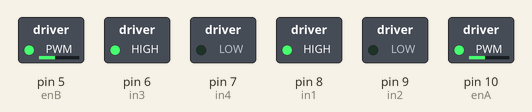
Simulated run of this sketch. Board: Arduino Uno, built with avr-gcc and run on an emulated ATmega328P. Parts: switched loads named in the sketch (green lamp = pin HIGH). What the sketch prints to the serial monitor is not drawn.

Above: at 0.1 s.
Timing chart, 0 to 1.6 s (numbered marks = the images above):
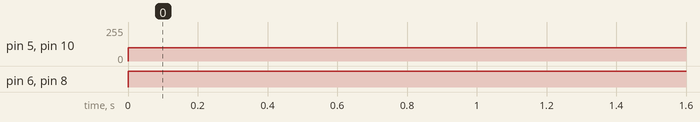

Measured:
- by itself, pin 5 (enB), pin 10 (enA): 0/255 → 100/255 at 0.00 s
- by itself, pin 6 (in3), pin 8 (in1): LOW → HIGH at 0.00 s

The sketch:

car.ino
```cpp
int enA = 10;
int in2 = 9;
int in1 = 8;

int enB = 5;
int in3 = 6;
int in4 = 7;
void setup()
{
Serial.begin(9600);
// set all the motor control pins to outputs
pinMode(enA, OUTPUT);
pinMode(in1, OUTPUT);
pinMode(in2, OUTPUT);
pinMode(enB, OUTPUT);
pinMode(in3, OUTPUT);
pinMode(in4, OUTPUT);
}
int count = 0;
void loop()
{
// this function will run the motors in both directions at a fixed speed
// turn on motor A
if(count <= 5){
digitalWrite(in1, HIGH);
digitalWrite(in2, LOW);
analogWrite(enA, 100); // Speed Control
// set speed to 200 out of possible range 0~255
digitalWrite(in3, HIGH);
digitalWrite(in4, LOW);
analogWrite(enB, 100);
delay(2000);
count++;
Serial.println(count);
}
else if(count>5&&count<7){
  Serial.println(count);
  Serial.println("count>5");
  digitalWrite(in3, HIGH);
  digitalWrite(in4, LOW);
  count++;
  delay(2000);
}
else{
  Serial.println("count>7");
  count=0;
}

}
```
